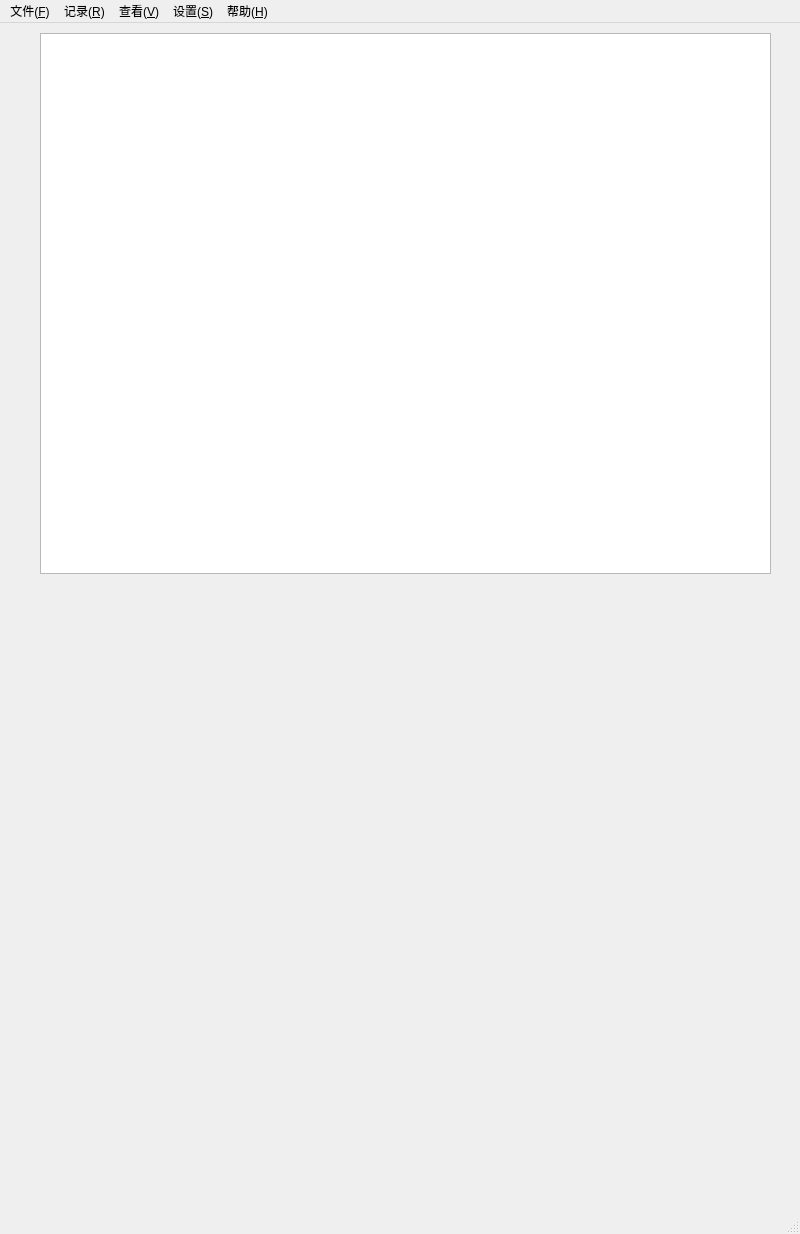
<?xml version="1.0" encoding="UTF-8"?>
<ui version="4.0">
 <class>MainWindow</class>
 <widget class="QMainWindow" name="MainWindow">
  <property name="geometry">
   <rect>
    <x>0</x>
    <y>0</y>
    <width>800</width>
    <height>1234</height>
   </rect>
  </property>
  <property name="windowTitle">
   <string>MainWindow</string>
  </property>
  <widget class="QWidget" name="centralwidget">
   <widget class="QTableWidget" name="tableWidget">
    <property name="geometry">
     <rect>
      <x>40</x>
      <y>10</y>
      <width>731</width>
      <height>541</height>
     </rect>
    </property>
   </widget>
  </widget>
  <widget class="QMenuBar" name="menubar">
   <property name="geometry">
    <rect>
     <x>0</x>
     <y>0</y>
     <width>800</width>
     <height>20</height>
    </rect>
   </property>
   <property name="defaultUp">
    <bool>false</bool>
   </property>
   <widget class="QMenu" name="menu">
    <property name="title">
     <string>记录(&amp;R)</string>
    </property>
    <addaction name="separator"/>
    <addaction name="actionAddRecord"/>
    <addaction name="actionshanchu"/>
   </widget>
   <widget class="QMenu" name="menu_2">
    <property name="title">
     <string>查看(&amp;V)</string>
    </property>
    <addaction name="actionShowChart"/>
    <addaction name="actionfenlei"/>
   </widget>
   <widget class="QMenu" name="menu_5">
    <property name="title">
     <string>设置(&amp;S)</string>
    </property>
    <addaction name="actionchu"/>
    <addaction name="actionmo"/>
   </widget>
   <widget class="QMenu" name="menu_6">
    <property name="title">
     <string>文件(&amp;F)</string>
    </property>
    <addaction name="actionExportCSV"/>
    <addaction name="actiondaoru"/>
    <addaction name="actiontuichu"/>
   </widget>
   <widget class="QMenu" name="menu_3">
    <property name="title">
     <string>帮助(&amp;H)</string>
    </property>
   </widget>
   <addaction name="menu_6"/>
   <addaction name="menu"/>
   <addaction name="menu_2"/>
   <addaction name="menu_5"/>
   <addaction name="menu_3"/>
  </widget>
  <widget class="QStatusBar" name="statusbar"/>
  <action name="actionExportCSV">
   <property name="text">
    <string>导出</string>
   </property>
  </action>
  <action name="actiondaoru">
   <property name="text">
    <string>导入</string>
   </property>
  </action>
  <action name="actiontuichu">
   <property name="text">
    <string>退出</string>
   </property>
  </action>
  <action name="actionAddRecord">
   <property name="text">
    <string>添加记录</string>
   </property>
  </action>
  <action name="actionshanchu">
   <property name="text">
    <string>删除记录</string>
   </property>
  </action>
  <action name="actionShowChart">
   <property name="text">
    <string>显示图表 </string>
   </property>
  </action>
  <action name="actionfenlei">
   <property name="text">
    <string>分类管理</string>
   </property>
  </action>
  <action name="actionchu">
   <property name="text">
    <string>存储方式</string>
   </property>
  </action>
  <action name="actionmo">
   <property name="text">
    <string>默认分类设置</string>
   </property>
  </action>
 </widget>
 <resources/>
 <connections/>
</ui>
